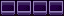

A level layout from a 2D game, rendered from its tile map. Below: a short description, then the map file with its tile-grid data intact:
An orthogonal 4x1 tile map with 16x16 px tiles, 1 tile layer (Buildings).

<map version="1.10" tiledversion="1.11.2" orientation="orthogonal" renderorder="right-down" compressionlevel="0" width="4" height="1" tilewidth="16" tileheight="16" infinite="0" nextlayerid="13" nextobjectid="164">
 <tileset firstgid="1" name="townInterior" tilewidth="16" tileheight="16" tilecount="2176" columns="32">
  <image source=".townInterior.png" width="512" height="1088" />
 </tileset>
 <layer id="2" name="Buildings" width="4" height="1">
  <data encoding="csv">
2135,2135,2135,2135
</data>
 </layer>
</map>
